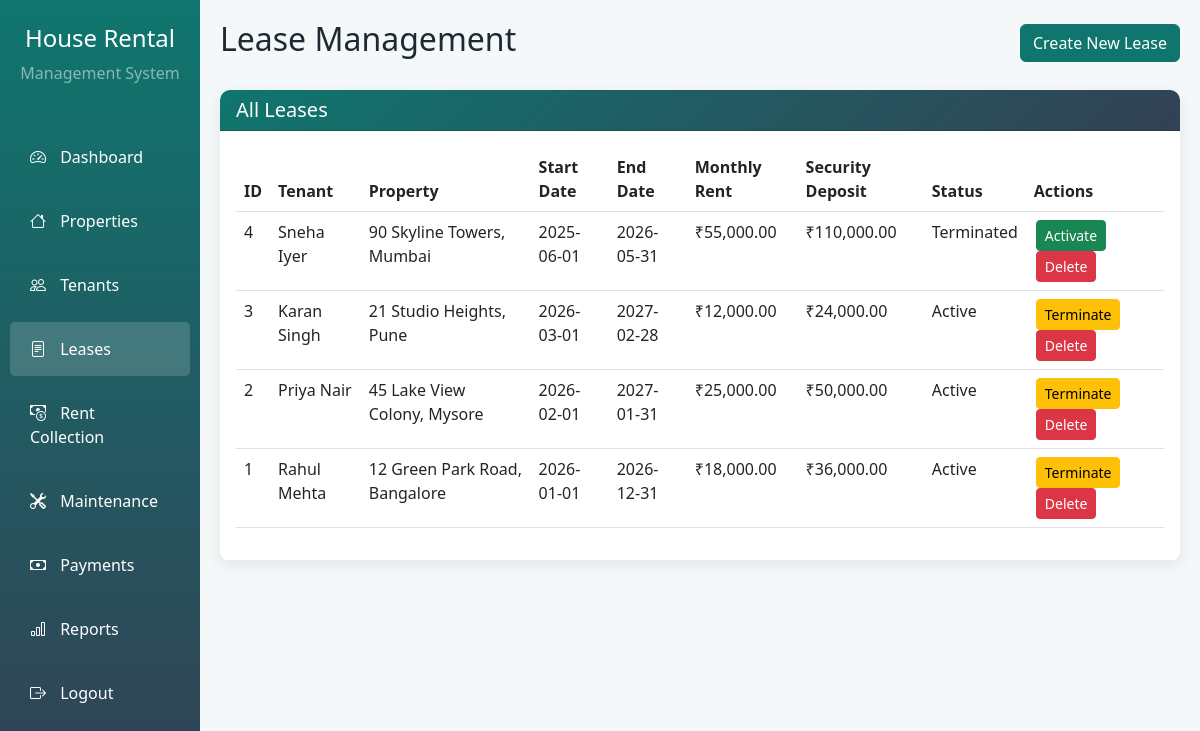
The app's page /leases.php (signed in) with its own data.
### tables this page shows
CREATE TABLE IF NOT EXISTS leases (
    lease_id INT AUTO_INCREMENT PRIMARY KEY,
    admin_id INT NOT NULL,
    tenant_id INT NOT NULL,
    property_id INT NOT NULL,
    start_date DATE NOT NULL,
    end_date DATE NOT NULL,
    monthly_rent DECIMAL(10,2) NOT NULL,
    security_deposit DECIMAL(10,2) DEFAULT 0,
    status VARCHAR(20) DEFAULT 'Active',
    created_at TIMESTAMP DEFAULT CURRENT_TIMESTAMP,
    FOREIGN KEY (admin_id) REFERENCES admins(admin_id) ON DELETE CASCADE,
    FOREIGN KEY (tenant_id) REFERENCES tenants(tenant_id) ON DELETE CASCADE,
    FOREIGN KEY (property_id) REFERENCES properties(property_id) ON DELETE CASCADE
);

CREATE TABLE IF NOT EXISTS tenants (
    tenant_id INT AUTO_INCREMENT PRIMARY KEY,
    admin_id INT NOT NULL,
    full_name VARCHAR(100) NOT NULL,
    email VARCHAR(100) NOT NULL,
    contact VARCHAR(20) NOT NULL,
    aadhar_number VARCHAR(20) DEFAULT NULL,
    emergency_contact VARCHAR(20) DEFAULT NULL,
    created_at TIMESTAMP DEFAULT CURRENT_TIMESTAMP,
    FOREIGN KEY (admin_id) REFERENCES admins(admin_id) ON DELETE CASCADE
);

CREATE TABLE IF NOT EXISTS properties (
    property_id INT AUTO_INCREMENT PRIMARY KEY,
    admin_id INT NOT NULL,
    address VARCHAR(255) NOT NULL,
    city VARCHAR(100) NOT NULL,
    owner_name VARCHAR(100) NOT NULL,
    rent DECIMAL(10,2) NOT NULL,
    category_id INT NOT NULL,
    status VARCHAR(20) DEFAULT 'Available',
    image VARCHAR(255) DEFAULT NULL,
    bedrooms INT DEFAULT 1,
    bathrooms INT DEFAULT 1,
    area_sqft INT DEFAULT NULL,
    description TEXT,
    FOREIGN KEY (admin_id) REFERENCES admins(admin_id) ON DELETE CASCADE,
    FOREIGN KEY (category_id) REFERENCES categories(category_id) ON DELETE CASCADE
);

### leases.php (the view, shortened to what this page needs)
<?php
include 'db.php';
$admin_id = (int)$_SESSION['admin_id'];
$leases = mysqli_query($conn, "SELECT l.*, t.full_name, p.address, p.city FROM leases l LEFT JOIN tenants t ON l.tenant_id = t.tenant_id LEFT JOIN properties p ON l.property_id = p.property_id WHERE l.admin_id = $admin_id ORDER BY l.lease_id DESC");
?>
<!DOCTYPE html>
<html lang="en">
<head>
    <link href="https://cdn.jsdelivr.net/npm/bootstrap@5.3.0/dist/css/bootstrap.min.css" rel="stylesheet">
    <link rel="stylesheet" href="css/style.css">
</head>
<body>
    <div class="container-fluid">
        <div class="row">
            <div class="col-md-2 sidebar p-0">
                <div class="text-center py-4">
                    <h4 class="text-white">House Rental</h4>
                    <p class="text-white-50">Management System</p>
                </div>
                <nav class="nav flex-column">
                    <a class="nav-link" href="index.php"><i class="bi bi-speedometer2"></i> Dashboard</a>
                    <a class="nav-link" href="properties.php"><i class="bi bi-house"></i> Properties</a>
                    <a class="nav-link" href="tenants.php"><i class="bi bi-people"></i> Tenants</a>
                    <a class="nav-link active" href="leases.php"><i class="bi bi-file-text"></i> Leases</a>
                    <a class="nav-link" href="rent_collection.php"><i class="bi bi-cash-coin"></i> Rent Collection</a>
                    <a class="nav-link" href="maintenance.php"><i class="bi bi-tools"></i> Maintenance</a>
                    <a class="nav-link" href="payments.php"><i class="bi bi-cash"></i> Payments</a>
                    <a class="nav-link" href="reports.php"><i class="bi bi-bar-chart"></i> Reports</a>
                    <a class="nav-link" href="logout.php"><i class="bi bi-box-arrow-right"></i> Logout</a>
                </nav>
            </div>
            <div class="col-md-10 main-content">
                <div class="d-flex justify-content-between align-items-center mb-4">
                    <h2>Lease Management</h2>
                    <a href="tenants.php" class="btn btn-primary">Create New Lease</a>
                </div>
                <div class="card table-card">
                    <div class="card-header">
                        <h5 class="mb-0">All Leases</h5>
                    </div>
                    <div class="card-body">
                        <div class="table-responsive">
                            <table class="table table-hover">
                                <thead>
                                    <tr>
                                        <th>ID</th>
                                        <th>Tenant</th>
                                        <th>Property</th>
                                        <th>Start Date</th>
                                        <th>End Date</th>
                                        <th>Monthly Rent</th>
                                        <th>Security Deposit</th>
                                        <th>Status</th>
                                        <th>Actions</th>
                                    </tr>
                                </thead>
                                <tbody>
                                    <?php while ($row = mysqli_fetch_assoc($leases)): ?>
                                    <tr>
                                        <td><?php echo $row['lease_id']; ?></td>
                                        <td><?php echo $row['full_name']; ?></td>
                                        <td><?php echo $row['address']; ?>, <?php echo $row['city']; ?></td>
                                        <td><?php echo $row['start_date']; ?></td>
                                        <td><?php echo $row['end_date']; ?></td>
                                        <td>₹<?php echo number_format($row['monthly_rent'], 2); ?></td>
                                        <td>₹<?php echo number_format($row['security_deposit'], 2); ?></td>
                                        <td><span class="status-<?php echo strtolower($row['status']); ?>"><?php echo $row['status']; ?></span></td>
                                        <td>
                                            <?php if ($row['status'] != 'Active'): ?>
                                                <a href="leases.php?activate=<?php echo $row['lease_id']; ?>" class="btn btn-sm btn-success btn-action">Activate</a>
                                            <?php endif; ?>
                                            <?php if ($row['status'] == 'Active'): ?>
                                                <a href="leases.php?terminate=<?php echo $row['lease_id']; ?>" class="btn btn-sm btn-warning btn-action">Terminate</a>
                                            <?php endif; ?>
                                            <a href="leases.php?delete=<?php echo $row['lease_id']; ?>" class="btn btn-sm btn-danger btn-action" onclick="return confirmDelete()">Delete</a>
                                        </td>
                                    </tr>
                                    <?php endwhile; ?>
                                </tbody>
                            </table>
                        </div>
                    </div>
                </div>
            </div>
        </div>
    </div>
    <link rel="stylesheet" href="https://cdn.jsdelivr.net/npm/bootstrap-icons@1.10.0/font/bootstrap-icons.css">
</body>
</html>

### css/style.css (style rules this page uses)
body { background-color: #f5f8f8; color: #1f2933; }
.sidebar { min-height: 100vh; background: linear-gradient(180deg, #0f766e 0%, #334155 100%); }
.sidebar .nav-link { color: white; padding: 15px 20px; margin: 5px 10px; border-radius: 5px; transition: all 0.3s; }
.sidebar .nav-link:hover, .sidebar .nav-link.active { background-color: rgba(255,255,255,0.16); color: white; }
.sidebar .nav-link i { margin-right: 10px; }
.main-content { padding: 20px; }
.table-card { border: 0; border-radius: 8px; box-shadow: 0 5px 15px rgba(15, 23, 42, 0.08); }
.table-card .card-header { background: linear-gradient(135deg, #0f766e 0%, #334155 100%); color: white; border-radius: 10px 10px 0 0; }
.btn-action { margin: 0 2px; }
.btn-primary { background-color: #0f766e; border-color: #0f766e; }

### records on screen
leases: lease_id "4", tenant.full_name "Sneha Iyer", property.address "90 Skyline Towers", property.city "Mumbai", start_date "2025-06-01", end_date "2026-05-31", monthly_rent "55,000.00", security_deposit "110,000.00", status "Terminated"
leases: lease_id "3", tenant.full_name "Karan Singh", property.address "21 Studio Heights", property.city "Pune", start_date "2026-03-01", end_date "2027-02-28", monthly_rent "12,000.00", security_deposit "24,000.00", status "Active"
leases: lease_id "2", tenant.full_name "Priya Nair", property.address "45 Lake View Colony", property.city "Mysore", start_date "2026-02-01", end_date "2027-01-31", monthly_rent "25,000.00", security_deposit "50,000.00", status "Active"
leases: lease_id "1", tenant.full_name "Rahul Mehta", property.address "12 Green Park Road", property.city "Bangalore", start_date "2026-01-01", end_date "2026-12-31", monthly_rent "18,000.00", security_deposit "36,000.00", status "Active"
